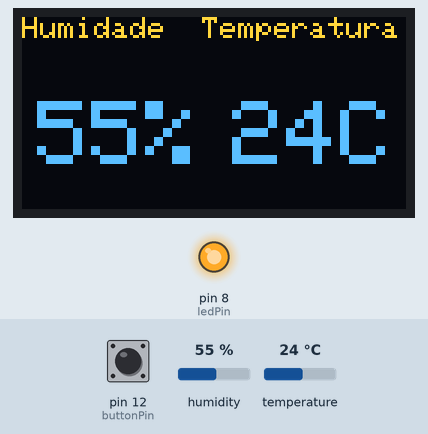
Simulated run of this sketch. Board: Arduino Uno, built with avr-gcc and run on an emulated ATmega328P. On the bench: 128×64 one-colour display, output pins drawn as LEDs (lit = HIGH). The inputs (shaded band) are chosen by the test bench; at power-on: pin 12 (buttonPin) LOW, humidity 55 %, temperature 24 °C. The OLED is the two-colour kind (top 16 rows yellow); what the sketch prints to the serial monitor is not drawn.

Above: at 2.1 s.
2.2 s: pin 12 (buttonPin) pulled HIGH for 0.8 s
At 3.3 s:
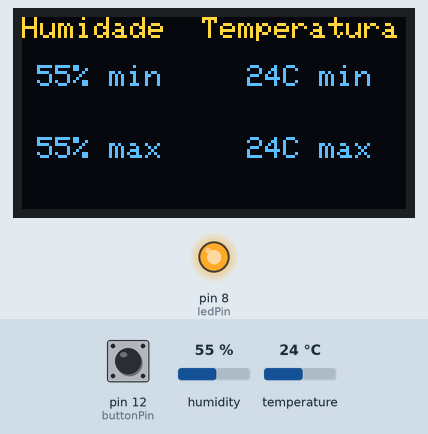
5.5 s: humidity set to 22 %
At 7.1 s:
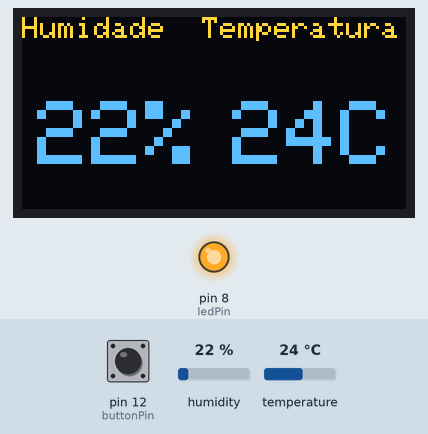
9.3 s: temperature set to 12 °C
At 12.2 s:
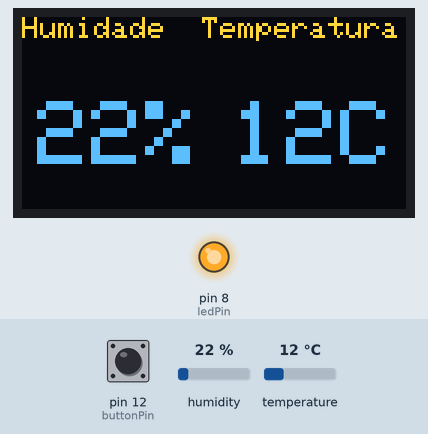
13.2 s: pin 12 (buttonPin) pulled HIGH for 0.8 s
At 14.0 s:
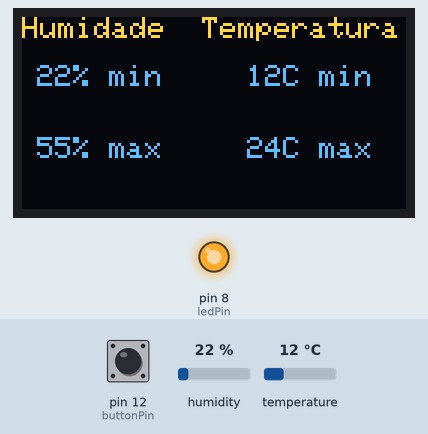
15.5 s: humidity set to 40 %
At 17.3 s:
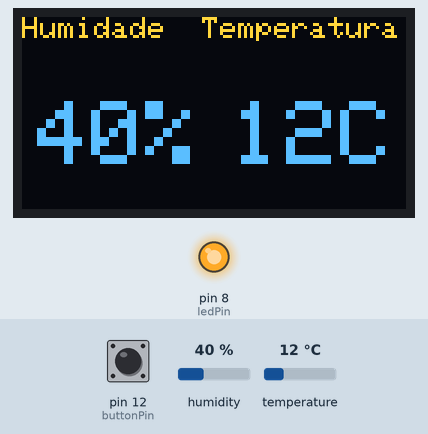
18.3 s: temperature set to 19 °C
At 19.8 s:
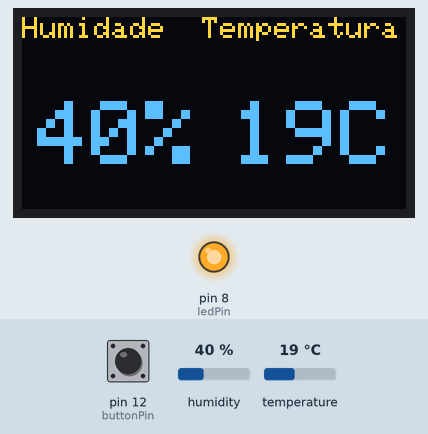
Timing chart, 0 to 21.3 s (numbered marks = the images above; inputs shaded):
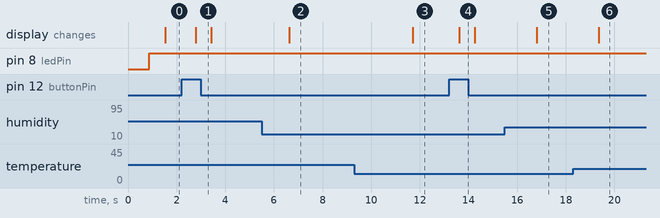

Measured:
- after the input at 2.2 s, the display: changes after 0.60 s (image 1)
- after the input at 5.5 s, the display: changes after 1.1 s (image 2)
- after the input at 9.3 s, the display: changes after 2.4 s (image 3)
- after the input at 13.2 s, the display: changes after 0.41 s (image 4)
- after the input at 15.5 s, the display: changes after 1.3 s (image 5)
- after the input at 18.3 s, the display: changes after 1.1 s (image 6)

The sketch:

weather_station.ino
```cpp
//Temperature Sensor
#include "DHT.h"


//OLED
#include <Wire.h>
#include <Adafruit_GFX.h>
#include <Adafruit_SSD1306.h>

#include "image_logo.h"

//OLED define
#define SCREEN_WIDTH 128 // OLED display width, in pixels
#define SCREEN_HEIGHT 64 // OLED display height, in pixels
// Declaration for an SSD1306 display connected to I2C (SDA, SCL pins)
Adafruit_SSD1306 display(SCREEN_WIDTH, SCREEN_HEIGHT, &Wire, -1);

//Sensor define
#define DHTPIN 2
#define DHTTYPE DHT11
float humidity;
float minHumidity = 100;
float maxHumidity = 0;

float temperature;
float minTemperature = 100;
float maxTemperature = 0;

//Button define
const int buttonPin = 12;
int buttonState = 0;
const int ledPin =  8;


DHT dht(DHTPIN, DHTTYPE) ;//initialize sensor

void setup() {
  Serial.begin(9600);

  //button
  pinMode(buttonPin, INPUT);
  pinMode(ledPin, OUTPUT);

  dht.begin();

  //For OLED I2C
  if (!display.begin(SSD1306_SWITCHCAPVCC, 0x3C)) {
    Serial.println(F("SSD1306 allocation failed"));
    for (;;);
  }
  display.clearDisplay();

  display.drawBitmap(0, 0, logo_bmp, 128, 64, WHITE);
  display.display(); //Display logo
  delay(800);
  display.clearDisplay();

}

void loop() {
  digitalWrite(ledPin, HIGH);
  delay(600);
  humidity = dht.readHumidity();
  temperature = dht.readTemperature();

  buttonState = digitalRead(buttonPin);

Serial.println("H:");
Serial.print(humidity);
Serial.print("T:");
Serial.println(temperature);

  if(buttonState == HIGH) {
    Serial.println("MAXX");
    showMinMaxWeatherHUD();
  } else {
    showWeatherHUD();
    setRecordNumbers();


    digitalWrite(ledPin, LOW);
  }
}

void showMinMaxWeatherHUD() {
  oledDisplayHeader();

  oledDisplay(1, 5, 16, minHumidity, "% min");
  oledDisplay(1, 5, 40, maxHumidity, "% max");


  oledDisplay(1, 75, 16, minTemperature, "C min");
  oledDisplay(1, 75, 40, maxTemperature, "C max");

  display.display();
}

void showWeatherHUD() {
  oledDisplayHeader();

  oledDisplay(3, 5, 28, humidity, "%");
  oledDisplay(3, 70, 28, temperature, "C");

  display.display();
}

void setRecordNumbers() {
  if(temperature < minTemperature) { minTemperature = temperature; }
  if(temperature > maxTemperature) { maxTemperature = temperature; }
  if(humidity < minHumidity) { minHumidity = humidity; }
  if(humidity > maxHumidity) { maxHumidity = humidity; }
}

void oledDisplayHeader() {
  display.clearDisplay();
  display.setTextSize(1);
  display.setTextColor(WHITE);
  display.setCursor(0, 0);
  display.print("Humidade");
  display.setCursor(60, 0);
  display.print("Temperatura");
}
void oledDisplay(int size, int x, int y, float value, String unit) {
  int charLen = 12;
  int xo = x + charLen * 3.2;
  int xunit = x + charLen * 3.6;
  int xval = x;
  display.setTextSize(size);
  display.setTextColor(WHITE);

    display.setCursor(x, y);
    display.print(value, 0);
    display.print(unit);
}
```

Source omitted: image_logo.h (data table, 7850 bytes)
